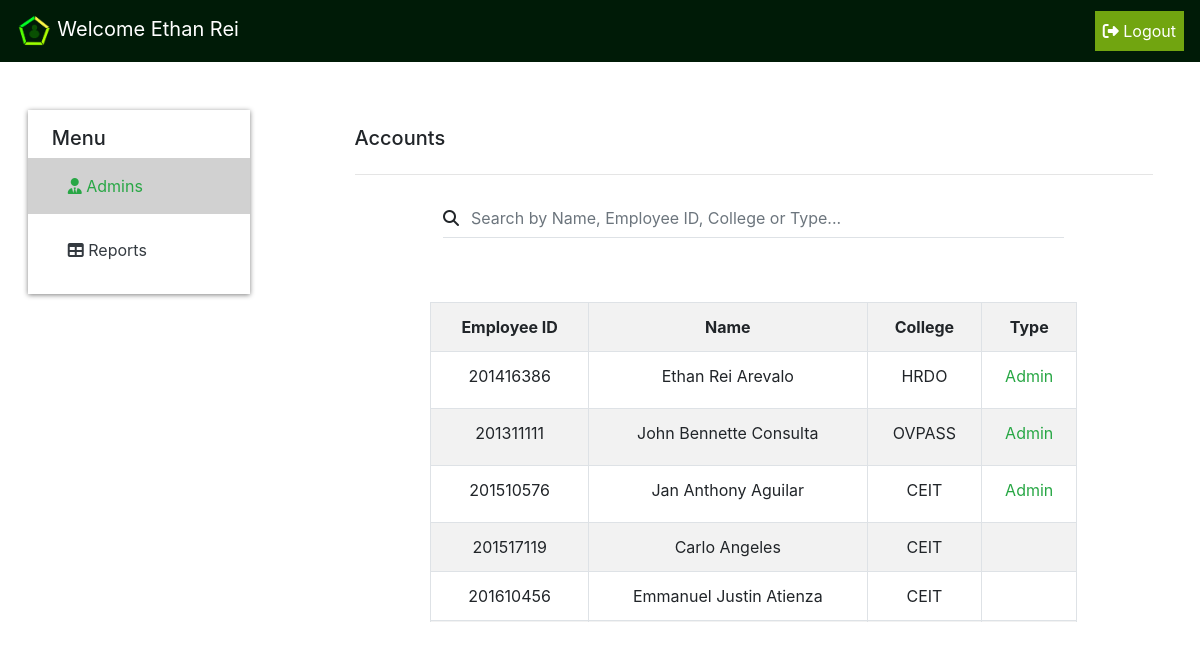
The app's page /user_hr/admins.php (signed in) with its own data.
### tables this page shows
CREATE TABLE `tbl_emp_info` (
  `id` int(11) NOT NULL,
  `emp_id` int(45) DEFAULT NULL,
  `is_active` tinyint(4) DEFAULT NULL,
  `last_name` varchar(135) DEFAULT NULL,
  `first_name` varchar(135) DEFAULT NULL,
  `middle_name` varchar(135) DEFAULT NULL,
  `extension_name` varchar(135) DEFAULT NULL,
  `email_add` varchar(135) DEFAULT NULL,
  `dept_code` int(10) DEFAULT NULL,
  `position_code` int(10) DEFAULT NULL,
  `branch_code` int(10) DEFAULT NULL,
  `vl_bal` int(10) DEFAULT NULL,
  `sl_bal` int(10) DEFAULT NULL,
  `ml_bal` int(10) DEFAULT NULL,
  `spl_bal` int(10) DEFAULT NULL,
  `college_code` int(11) DEFAULT NULL
);

CREATE TABLE `accounts` (
  `emp_id` int(11) NOT NULL,
  `accountID` int(11) NOT NULL,
  `Type` varchar(11) NOT NULL,
  `College` varchar(20) NOT NULL,
  `empl_password` varchar(100) DEFAULT NULL
);

### user_hr/admins.php (the view, shortened to what this page needs)
<?php
    include_once('../connection.php');
    if(empty($_SESSION['ID_No'])){
        header("Location: ../index.php");
    }else{
        $ID_No = $_SESSION['ID_No'];
        $accountType = $_SESSION['Type'];
        $accountquery = "Select * from tbl_emp_info where emp_id = '$ID_No'";
        $result = mysqli_query($connection,$accountquery);
        $row = mysqli_fetch_array($result);
        if($row['emp_id'] == $ID_No){
            $firstName = $row['first_name'];
        }
    }
?>
<!DOCTYPE html>
<html lang="en">
<head>
    <?php include('css/bootstrap.php');?>
</head>
<body>
    <header>
        <?php include('nav.php');?>
    </header>
    <section id="wrapper">
        <div class="row">
            <div class="side-bar col-xl-3 col-lg-4">
                <div class="sb py-3 mt-5">
                    <h5 class="ml-4">Menu</h5>
                    <a name="link" href="admins.php">
                        <div class="side-link-active text-success p-3 mt-2">
                            <i class="fas fa-user-tie ml-4"></i>
                            Admins
                        </div>
                    </a>
                    <a name="link" href="reports.php">
                        <div class="side-link text-dark p-3 mt-2">
                            <i class="fas fa-table ml-4"></i>
                            Reports
                        </div>
                    </a>
                </div>
            </div>
            <div class="content col-xl-9 col-lg-8 overflow-hidden">
                <div class="container">
                    <div class="d-container mb-0 jumbotron bg-transparent">
                        <h5>Accounts</h5>
                        <hr class="my-4">
                        <div class="row justify-content-center">
                            <div class="row input-group border-bottom w-75 justify-content-center align-items-center">
                                <i class="fa fa-search"></i>
                                <input type="text" name="search" id="search_text" class="p-2 form-control mx-1 border-0" placeholder="Search by Name, Employee ID, College or Type...">
                            </div>
                        </div>
                    </div>
                    <div class="text-center table-container table table-responsive d-block">
                    <?php
                    $reports_table_sql = "SELECT tbl_emp_info.emp_id, CONCAT(tbl_emp_info.first_name,' ', tbl_emp_info.last_name) AS emp_name, accounts.Type, accounts.College FROM tbl_emp_info INNER JOIN accounts ON tbl_emp_info.emp_id = accounts.emp_id";
                    $reports_table_result = mysqli_query($connection,$reports_table_sql);
                    if($reports_table_result -> num_rows > 0){?>
                        <table class="table table-bordered table-striped table-hover w-75 m-auto" id="table-data">
                            <tr>
                                <th>Employee ID</th>
                                <th>Name</th>
                                <th>College</th>
                                <th>Type</th>
                            </tr>
                            <?php
                                while($row = $reports_table_result -> fetch_assoc()){
                                    $empid = $row['emp_id'];
                                    $Name = $row['emp_name'];
                                    $college = $row['College'];
                                    $type = $row['Type'];
                            ?>
                                <tr>
                                    <td>
                                        <?php echo $empid;?>
                                    </td>
                                    <td>
                                        <?php echo $Name;?>
                                    </td>
                                    <td>
                                        <?php echo $college;?>
                                    </td>
                                    <td class="text-success">
                                        <?php
                                            if($accountType == "admin"){
                                                if($type == "admin" ){
                                                    echo"<label>Admin</label>";
                                                }
                                            }
                                        ?>
                                    </td>
                                </tr>
                            <?php }}?>
                        </table>
                    </div>
                </div>
            </div>
        </div>
    </section>
</body>
</html>

### user_hr/nav.php (shortened to what this page needs)
<nav class="navbar navbar-expand-lg navbar-dark">
    <a class="navbar-brand"><img src="../images/logohurk.png" alt=""> Welcome <?php echo $firstName;?></a>
    <div id="my-nav" class="collapse navbar-collapse">
        <ul class="navbar-nav w-100 justify-content-end">
            <li class="nav-item">
                <a class="nav-link text-white text-center" href="logout.php" tabindex="-1" aria-disabled="true">
                    <i class="fas fa-sign-out-alt"></i>
                    Logout
                </a>
            </li>
        </ul>
    </div>
</nav>

### user_hr/css/bootstrap.php (style rules this page uses)
html,body { overflow:hidden; }
a { text-decoration: none !important; }
.side-bar { display: block; }
.sb { margin:auto; width:80%; box-shadow: 0px 1px 5px grey; }
.side-link-active { background-color: #d1d1d1; }
.side-link { transition: 0.5s; }
html,body { overflow:auto; }
.table-container { height:40vh; overflow-y:auto; }
@media only screen and (min-width:992px) { html,body { overflow:hidden; } }

### user_hr/nav.php (style rules this page uses)
nav { background-color: #001B07; color: white; }
.nav-item { background-color: #71a510; }
.nav-link { text-decoration: none !important; }
img { width:10%; }

### records on screen
tbl_emp_info: first_name "Ethan Rei", emp "201416386", Name "Ethan Rei Arevalo", accounts.College "HRDO", shows "Admin"
tbl_emp_info: emp "201311111", Name "John Bennette Consulta", accounts.College "OVPASS", shows "Admin"
tbl_emp_info: emp "201510576", Name "Jan Anthony Aguilar", accounts.College "CEIT", shows "Admin"
tbl_emp_info: emp "201517119", Name "Carlo Angeles", accounts.College "CEIT"
tbl_emp_info: emp "201610456", Name "Emmanuel Justin Atienza", accounts.College "CEIT"
